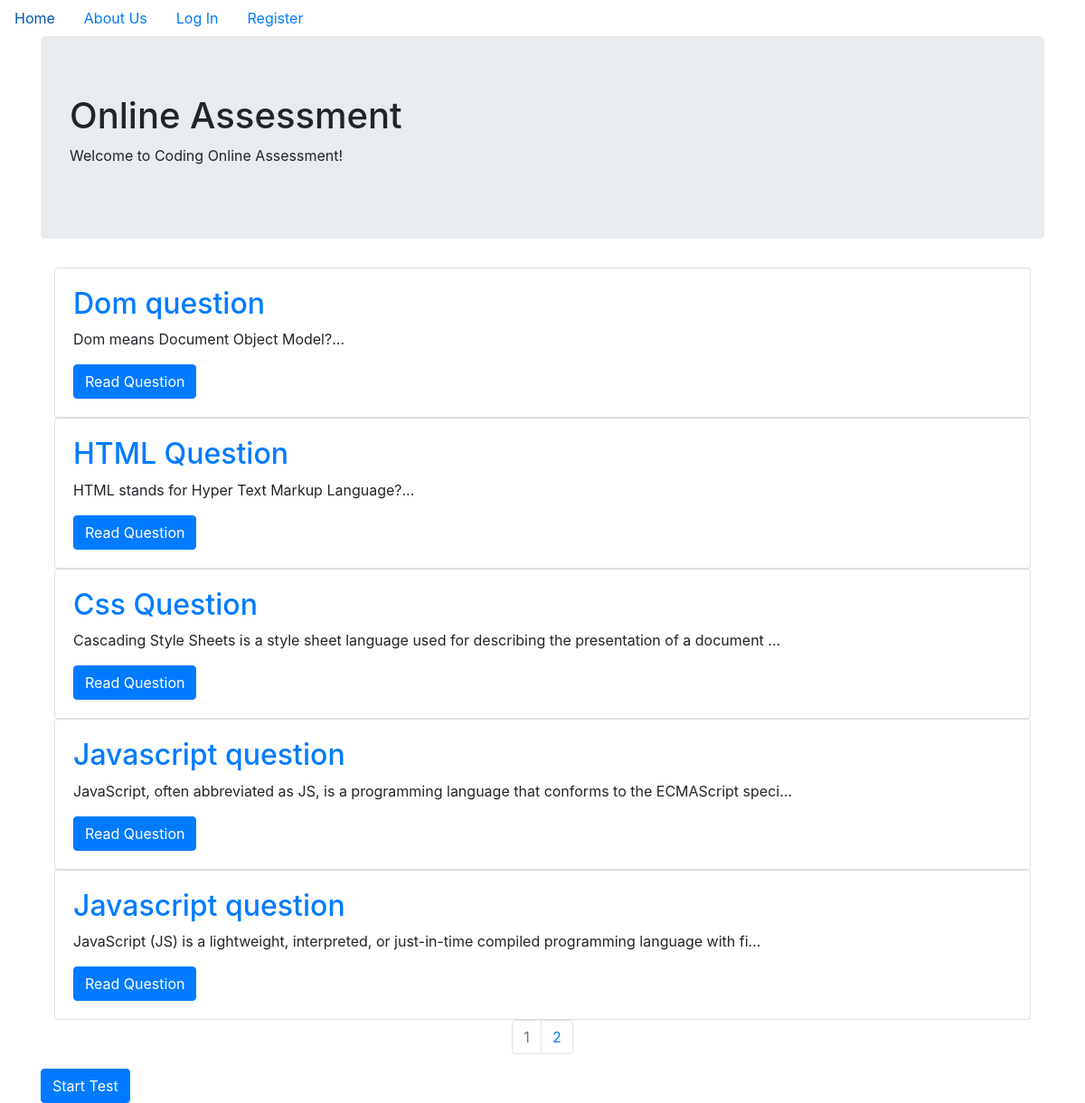
Before: / with the older database file.
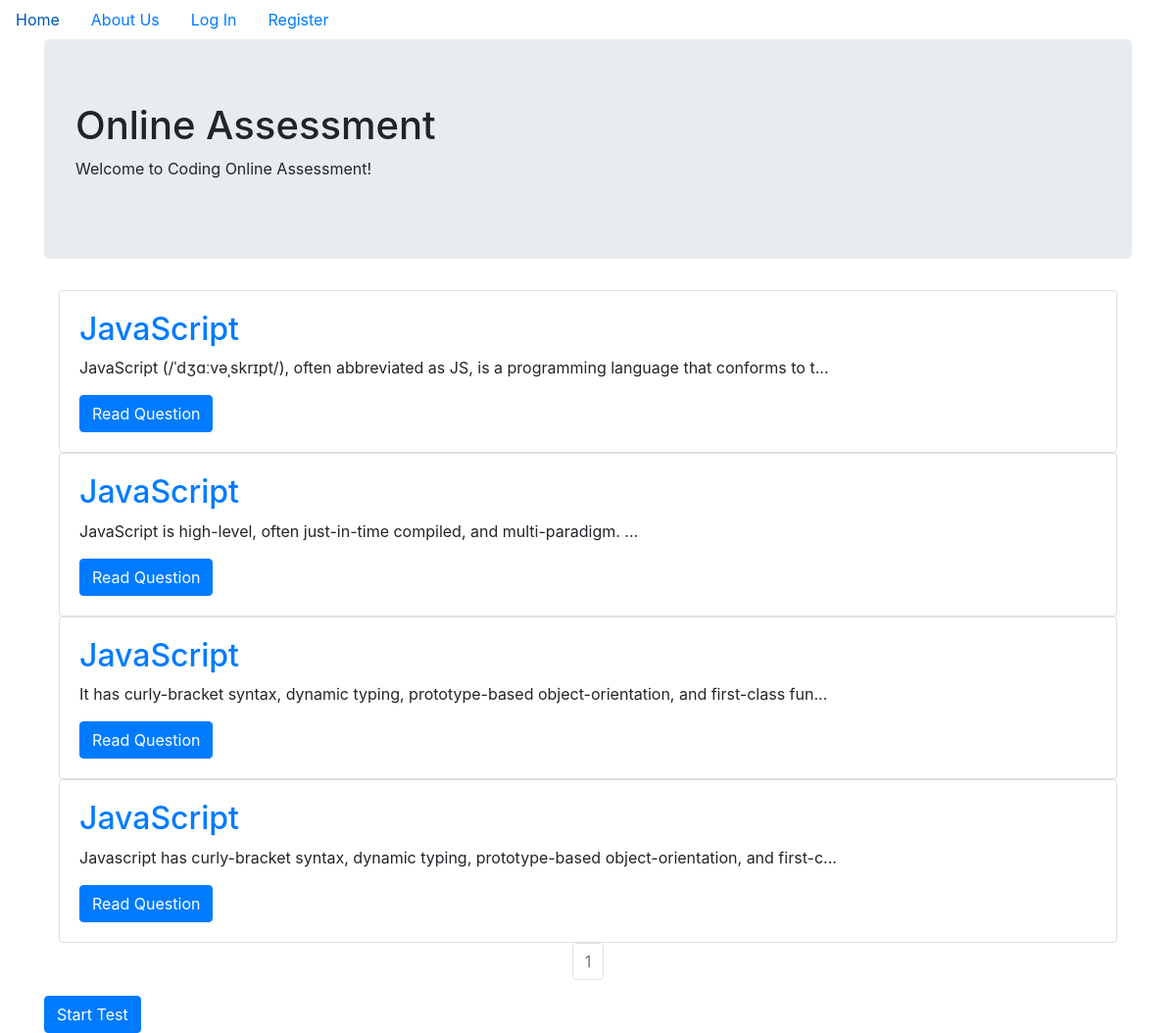
After: the same page with the newer database file.
### OnlineAssessment/models.py (models this page shows, shortened)
class Question(db.Model):
    __tablename__ = 'questions'
    id = db.Column(db.Integer, primary_key=True)
    title = db.Column(db.String(140), nullable=False)
    content = db.Column(db.String(140), nullable=False)
    answers = db.relationship('Answer', backref='question', lazy=True)
    correct_answer = db.Column(db.String(140), nullable=False)

### OnlineAssessment/core/views.py (the view)
@core.route('/')
def index():
    page = request.args.get('page', 1, type=int)
    questions = Question.query.paginate(page=page, per_page=5)
    return render_template('index.html', questions=questions)

### OnlineAssessment/templates/index.html (shortened to what this page needs)
{% extends "base.html" %}
{% block content %}
<div class="jumbotron">
  <h1>Online Assessment</h1>
  <p>Welcome to Coding Online Assessment!</p>
</div>
<div class="container">
  {% for question in questions.items %}
  <div class="card">
    <div class="card-body">
      <h2><a class="card-title"
          href="{{ url_for('questions.question', question_id=question.id) }}">{{ question.title }}</a>
      </h2>
      <p class="card-text">{{ question.content[:100] }}...</p>
      <a href="{{ url_for('questions.question', question_id=question.id) }}" class="btn btn-primary">Read
        Question</a>
    </div>
  </div>
  {% endfor %}
</div>
<nav aria-label="Page navigation example">
  <ul class="pagination justify-content-center">
    {% for page_num in questions.iter_pages(left_edge=1, right_edge=1, left_current=1, right_current=2) %}
    {% if questions.page == page_num %}
    <li class="page-item disabled">
      <a class="page-link" href="{{ url_for('core.index', page=page_num) }}">{{ page_num }}</a></li>
    {% else %}
    <li class="page-item"><a class="page-link" href="{{ url_for('core.index', page=page_num) }}">{{ page_num }}</a>
    </li>
    {% endif %}
    {% endfor %}
  </ul>
</nav>
<a href="{{ url_for('tests.create_test') }}" class="btn btn-primary">Start Test</a>
{% endblock %}

### OnlineAssessment/templates/base.html (shortened to what this page needs)
<!DOCTYPE html>
<html>
<head>
	<link rel="stylesheet" href="https://maxcdn.bootstrapcdn.com/bootstrap/4.0.0/css/bootstrap.min.css"
>
</head>
<body>
	<ul class="nav">
		<li class="nav-item">
			<a class="nav-link" href="{{ url_for('core.index') }}">Home</a>
		</li>
		<li class="nav-item">
			<a class="nav-link" href="{{ url_for('core.info') }}">About Us</a>
		</li>
		{% if current_user.is_authenticated %}
		<li class="nav-link"><a href="{{ url_for('users.logout') }}">Log Out</a></li>
		<li class="nav-link"><a href="{{ url_for('users.account') }}">Account</a></li>
		{% if current_user.role == 'ADMIN' %}
		<li class="nav-link"><a href="{{ url_for('questions.create_question') }}">Create Question</a></li>
		{% endif %}
		{% else %}
		<li class="nav-link"><a href="{{ url_for('users.login') }}">Log In</a></li>
		<li class="nav-link"><a href="{{ url_for('users.register') }}">Register</a></li>
		{% endif %}
	</ul>
	<div class="container">
		{% block content %}
		{% endblock %}
	</div>
</body>
</html>

Changed rows visible on the page:
removed Question: title "Javascript question", content "JavaScript (JS) is a lightweight, interpreted, or just-in-time compiled programming language with fi"
changed Question: title "Dom question" → "JavaScript"; content "Dom means Document Object Model?" → "JavaScript (/ˈdʒɑːvəˌskrɪpt/), often abbreviated as JS, is a programming language that conforms to t"
changed Question: title "HTML Question" → "JavaScript"; content "HTML stands for Hyper Text Markup Language?" → "JavaScript is high-level, often just-in-time compiled, and multi-paradigm."
changed Question: title "Css Question" → "JavaScript"; content "Cascading Style Sheets is a style sheet language used for describing the presentation of a document" → "It has curly-bracket syntax, dynamic typing, prototype-based object-orientation, and first-class fun"
changed Question: title "Javascript question" → "JavaScript"; content "JavaScript, often abbreviated as JS, is a programming language that conforms to the ECMAScript speci" → "Javascript has curly-bracket syntax, dynamic typing, prototype-based object-orientation, and first-c"
Other visible differences:
list line gone: "2"
